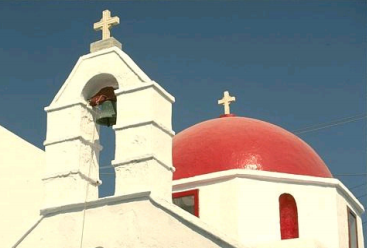
#> input picture Experiments/Image Segmentation exp/fourthround/1.PNG, 367 x 248 px, found by its file name
$ jupyter execute __FCM_workingWithVQ.ipynb
#> lines starting #> are read from the running program, lines starting #| are printed output that depends on the picture
### Experiments/Image Segmentation exp/fuzzy_cmeans.py
import numpy as np
from scipy.linalg import norm
from scipy.spatial.distance import cdist


class FCM:
    def __init__(self, n_clusters=4, max_iter=100, m=2, error=1e-6):
        super().__init__()
        self.u, self.centers = None, None
        self.n_clusters = n_clusters
        self.max_iter = max_iter
        self.m = m
        self.error = error

    def fit(self, X):
        N = X.shape[0]
        C = self.n_clusters
        centers = []

        u = np.random.dirichlet(np.ones(C), size=N)

        iteration = 0
        while iteration < self.max_iter:
            u2 = u.copy()

            centers = self.next_centers(X, u)
            u = self.next_u(X, centers)
            iteration += 1

            # Stopping rule
            if norm(u - u2) < self.error:
                break

        self.u = u
        self.centers = centers
        return centers

    def next_centers(self, X, u):
        um = u ** self.m
        return (X.T @ um / np.sum(um, axis=0)).transpose()

    def next_u(self, X, centers):
        return self._predict(X, centers)

    def _predict(self, X, centers):
        power = float(2 / (self.m - 1))
        temp = cdist(X, centers) ** power
        denominator_ = temp.reshape((X.shape[0], 1, -1)).repeat(temp.shape[-1], axis=1)
        denominator_ = temp[:, :, np.newaxis] / denominator_

        return 1 / denominator_.sum(2)

    def predict(self, X):
        if len(X.shape) == 1:
            X = np.expand_dims(X, axis=0)

        u = self._predict(X, self.centers)
        return np.argmax(u, axis=-1)

### Experiments/Image Segmentation exp/fourthround/__FCM_workingWithVQ.ipynb
[cell 1]
import random
from sklearn.utils.extmath import row_norms
from sklearn.utils.extmath import row_norms, squared_norm, stable_cumsum
import scipy.sparse as sp
from sklearn.metrics.pairwise import euclidean_distances
import matplotlib.pyplot as plt
import numpy as np
import seaborn as sns
from sklearn.datasets.samples_generator import make_blobs
import cv2 as cv
from fuzzy_cmeans import FCM
np.random.seed(0)

[cell 2]
img=cv.imread('1.png')
#> img is the input picture: shape (248, 367, 3); mean B, G, R 150.1, 155.5, 152.9
img=cv.cvtColor(img,cv.COLOR_BGR2RGB)

plt.imshow(img)
plt.xticks([])
plt.yticks([])
plt.grid(False)
plt.show()
pic=cv.cvtColor(img,cv.COLOR_RGB2LUV)
#> pic: shape (248, 367, 3); mean of channels 0, 1, 2 161.4, 98.3, 139.6
plt.imshow(pic)

[cell 3]
#resize the image
img = cv.resize(pic, dsize=(200, 200))
#> img: shape (200, 200, 3); mean of channels 0, 1, 2 161.3, 98.3, 139.6

#
# rearange the image array with the block size of four
#

i=0
j=0
luv=[]

for h in range(100):
    j=0
    for k in range(100):
        luv.append([
            [img[i,j,0]],[img[i+1,j,0]],[img[i,j+1,0]],[img[i+1,j+1,0]],
            [img[i,j,1]],[img[i+1,j,1]],[img[i,j+1,1]],[img[i+1,j+1,1]],
            [img[i,j,2]],[img[i+1,j,2]],[img[i,j+1,2]],[img[i+1,j+1,2]]

        ])

        j=j+2
    i=i+2
#> after the loop, i = 200; luv = 10000 items

luva=np.reshape(np.array(luv),(100,100,12))
print('luva.shape',luva.shape)
#| luva.shape (100, 100, 12)

# re-asign the new array format to the image
pic=luva
print('pic.shape',pic.shape)
#| pic.shape (100, 100, 12)

pic_n = pic.reshape(pic.shape[0]*pic.shape[1], 12)
print('pic_n.shape',pic_n.shape)
#| pic_n.shape (10000, 12)

x=pic_n

[cell 4]
def _k_init(X, n_clusters, x_squared_norms, random_state, n_local_trials=None):
    """Init n_clusters seeds according to k-means++
    Parameters
    ----------
    X : array or sparse matrix, shape (n_samples, n_features)
        The data to pick seeds for. To avoid memory copy, the input data
        should be double precision (dtype=np.float64).
    n_clusters : integer
        The number of seeds to choose
    x_squared_norms : array, shape (n_samples,)
        Squared Euclidean norm of each data point.
    random_state : int, RandomState instance
        The generator used to initialize the centers. Use an int to make the
        randomness deterministic.
        See :term:`Glossary <random_state>`.
    n_local_trials : integer, optional
        The number of seeding trials for each center (except the first),
        of which the one reducing inertia the most is greedily chosen.
        Set to None to make the number of trials depend logarithmically
        on the number of seeds (2+log(k)); this is the default.
    Notes
    -----
    Selects initial cluster centers for k-mean clustering in a smart way
    to speed up convergence. see: Arthur, D. and Vassilvitskii, S.
    "k-means++: the advantages of careful seeding". ACM-SIAM symposium
    on Discrete algorithms. 2007
    Version ported from http://www.stanford.edu/~darthur/kMeansppTest.zip,
    which is the implementation used in the aforementioned paper.
    """
    n_samples, n_features = X.shape

    centers = np.empty((n_clusters, n_features), dtype=X.dtype)

    assert x_squared_norms is not None, 'x_squared_norms None in _k_init'

    # Set the number of local seeding trials if none is given
    if n_local_trials is None:
        # This is what Arthur/Vassilvitskii tried, but did not report
        # specific results for other than mentioning in the conclusion
        # that it helped.
        n_local_trials = 2 + int(np.log(n_clusters))

    # Pick first center randomly
    center_id = random_state.randint(n_samples)
    if sp.issparse(X):
        centers[0] = X[center_id].toarray()
    else:
        centers[0] = X[center_id]

    # Initialize list of closest distances and calculate current potential
    closest_dist_sq = euclidean_distances(
        centers[0, np.newaxis], X, Y_norm_squared=x_squared_norms,
        squared=True)
    current_pot = closest_dist_sq.sum()

    # Pick the remaining n_clusters-1 points
    for c in range(1, n_clusters):
        # Choose center candidates by sampling with probability proportional
        # to the squared distance to the closest existing center
        rand_vals = random_state.random_sample(n_local_trials) * current_pot
        candidate_ids = np.searchsorted(stable_cumsum(closest_dist_sq),
                                        rand_vals)

        # Compute distances to center candidates
        distance_to_candidates = euclidean_distances(
            X[candidate_ids], X, Y_norm_squared=x_squared_norms, squared=True)

        # Decide which candidate is the best
        best_candidate = None
        best_pot = None
        best_dist_sq = None
        for trial in range(n_local_trials):
            # Compute potential when including center candidate
            new_dist_sq = np.minimum(closest_dist_sq,
                                     distance_to_candidates[trial])
            new_pot = new_dist_sq.sum()

            # Store result if it is the best local trial so far
            if (best_candidate is None) or (new_pot < best_pot):
                best_candidate = candidate_ids[trial]
                best_pot = new_pot
                best_dist_sq = new_dist_sq

        # Permanently add best center candidate found in local tries
        if sp.issparse(X):
            centers[c] = X[best_candidate].toarray()
        else:
            centers[c] = X[best_candidate]
        current_pot = best_pot
        closest_dist_sq = best_dist_sq

    return centers

[cell 5]
import time as t
timearray=[]
segementedImg=[]

clusterssize=[2,3,4,5,6,7,8,9,10]
error=[]

[cell 6]
for i in clusterssize:

    start=t.time()
    fuzzy_cmeans2 = FCM(n_clusters=i)
    fuzzy_cmeans2.centers=_k_init(x,i, row_norms(x, squared=True), np.random.RandomState(seed=0))
    fuzzy_cmeans2.fit(x)
    timearray.append(t.time()-start)
    label=fuzzy_cmeans2.predict(x)

    pic2show = fuzzy_cmeans2.centers[label]
    cluster_pic = pic2show.reshape(pic.shape[0],pic.shape[1], 12)
    error.append(np.linalg.norm(pic-cluster_pic))
    print(i)
#> after the loop, error = [6642, 4462.7, 3527.3, 3276.7, 3143.9, 3039.3, 2924.6, 2826.6, 2760.7]; timearray = [0.0422, 0.108, 0.156, 0.565, 0.558, 0.883, 0.915, 1.08, 1.3]

[cell 7]
#convert back the clustered image to the original form
#decoding

temp=np.zeros((200,200,3))
i=0
j=0
for h in range(100):
    j=0
    for k in range(100):
        val=cluster_pic[h,k,:]

        temp[i,j,0]=val[0]
        temp[i+1,j,0]=val[1]
        temp[i,j+1,0]=val[2]
        temp[i+1,j+1,0]=val[3]

        temp[i,j,1]=val[4]
        temp[i+1,j,1]=val[5]
        temp[i,j+1,1]=val[6]
        temp[i+1,j+1,1]=val[7]

        temp[i,j,2]=val[8]
        temp[i+1,j,2]=val[9]
        temp[i,j+1,2]=val[10]
        temp[i+1,j+1,2]=val[11]

        j=j+2
    i=i+2
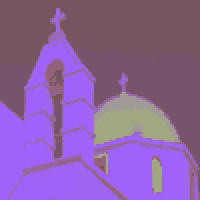
#> temp: shape (200, 200, 3) float64; mean of channels 0, 1, 2 161.8, 98.4, 139.6; drawn as B, G, R
#> after the loop, i = 200


temp=cv.cvtColor((temp).astype('uint8'),cv.COLOR_LUV2RGB)
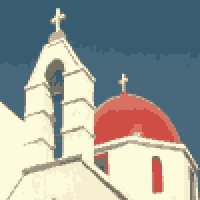
#> temp: shape (200, 200, 3); mean R, G, B 150.6, 155.2, 150.2
plt.imshow(temp)
plt.xticks([])
plt.yticks([])
plt.imshow(temp)
plt.savefig('FCM_SegementdIMg.jpg')
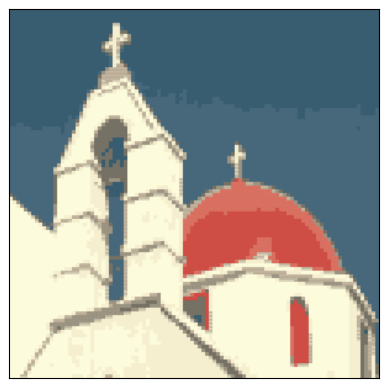
#> figure drawn by matplotlib, 1 panel
plt.show()

[cell 8]
plt.xlabel('Number of Clusters')
plt.ylabel('Error')
plt.plot(clusterssize,error)
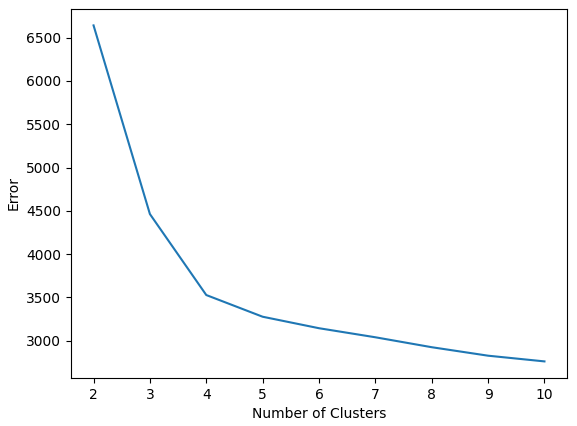
#> figure drawn by matplotlib, 1 panel

[cell 9]
plt.xlabel('Number of Clusters')
plt.ylabel('Time [Sec]')

plt.plot(np.arange(2,11,1),timearray)
np.savetxt("FCM_timearray.csv", timearray, delimiter=",")
np.savetxt("FCM_segementedImg.csv", segementedImg, delimiter=",")
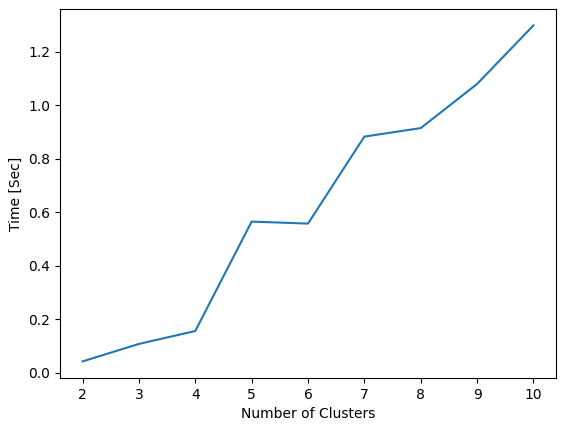
#> figure drawn by matplotlib, 1 panel

[cell 10]
error
#> Out has the same summary as error

$ run again, with Experiments/Image Segmentation exp/fourthround/FCM_SegementdIMg.jpg saved as Experiments/Image Segmentation exp/fourthround/1.PNG
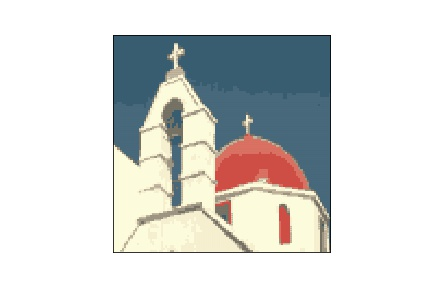
#> input picture Experiments/Image Segmentation exp/fourthround/FCM_SegementdIMg.jpg, 432 x 288 px, found by its file name
#> img is the input picture: shape (288, 432, 3); mean B, G, R 214.3, 216.3, 214.6
#> pic: shape (288, 432, 3); mean of channels 0, 1, 2 218.3, 96.7, 137.4
#> after the loop `for h in range(100):`: i = 200; luv = 10000 items
#| luva.shape (100, 100, 12)
#| pic.shape (100, 100, 12)
#| pic_n.shape (10000, 12)
#> after the loop `for i in clusterssize:`: error = [5262.5, 3981, 3804.6, 2884.2, 2409.5, 2259.5, 2148.8, 2095.3, 2034.8]; timearray = [0.0352, 0.181, 0.141, 0.475, 0.411, 0.821, 0.784, 0.839, 0.962]
#> after the loop `for h in range(100):`:
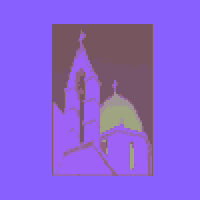
#> temp: shape (200, 200, 3) float64; mean of channels 0, 1, 2 218.5, 96.6, 137.3; drawn as B, G, R
#> after the loop `for h in range(100):`: i = 200
#> `[cell 9] plt.xlabel('Number of Clusters') plt.ylabel('Time [Sec]')  pl..`:
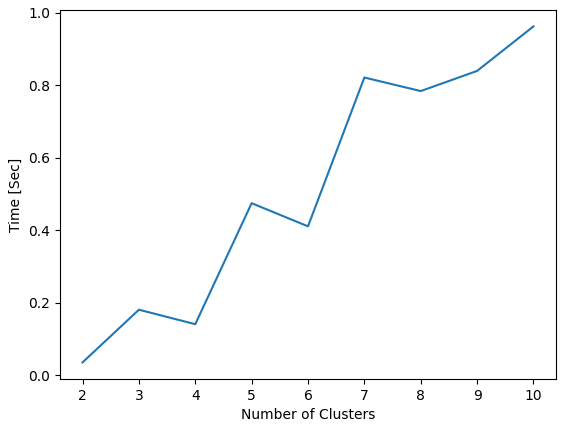
#> figure drawn by matplotlib, 1 panel
#> Out has the same summary as error
